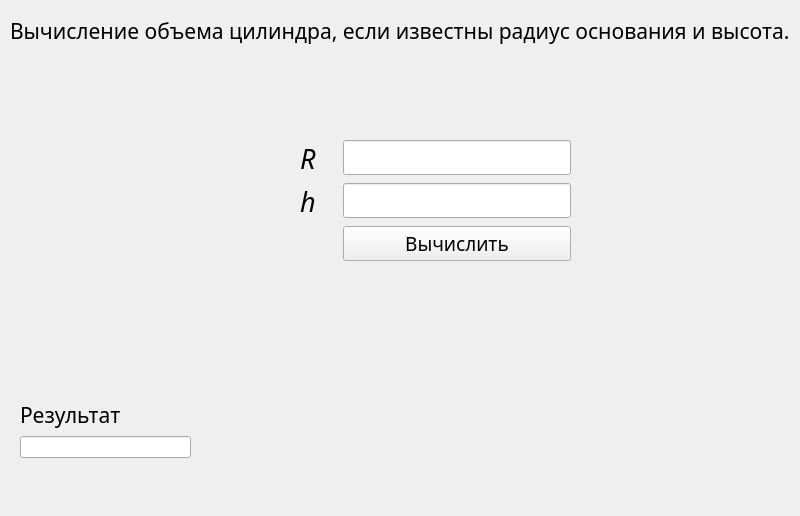
<?xml version="1.0" encoding="UTF-8"?>
<ui version="4.0">
 <class>volume_cylindre_base_radius_h_Window</class>
 <widget class="QMainWindow" name="volume_cylindre_base_radius_h_Window">
  <property name="geometry">
   <rect>
    <x>0</x>
    <y>0</y>
    <width>800</width>
    <height>516</height>
   </rect>
  </property>
  <property name="windowTitle">
   <string>MainWindow</string>
  </property>
  <widget class="QWidget" name="centralwidget">
   <widget class="QLabel" name="volume_cylindre_base_radius_h_label">
    <property name="geometry">
     <rect>
      <x>10</x>
      <y>0</y>
      <width>781</width>
      <height>61</height>
     </rect>
    </property>
    <property name="font">
     <font>
      <family>Source Code Pro</family>
      <pointsize>16</pointsize>
     </font>
    </property>
    <property name="text">
     <string>Вычисление объема цилиндра, если известны радиус основания и высота. </string>
    </property>
    <property name="wordWrap">
     <bool>true</bool>
    </property>
   </widget>
   <widget class="QWidget" name="formLayoutWidget_2">
    <property name="geometry">
     <rect>
      <x>0</x>
      <y>390</y>
      <width>221</width>
      <height>91</height>
     </rect>
    </property>
    <layout class="QFormLayout" name="result_frame">
     <property name="leftMargin">
      <number>20</number>
     </property>
     <property name="topMargin">
      <number>10</number>
     </property>
     <property name="rightMargin">
      <number>30</number>
     </property>
     <property name="bottomMargin">
      <number>0</number>
     </property>
     <item row="0" column="0">
      <widget class="QLabel" name="label">
       <property name="font">
        <font>
         <family>Source Code Pro</family>
         <pointsize>16</pointsize>
        </font>
       </property>
       <property name="text">
        <string>Результат</string>
       </property>
      </widget>
     </item>
     <item row="1" column="0" colspan="2">
      <widget class="QLineEdit" name="result_text">
       <property name="text">
        <string/>
       </property>
      </widget>
     </item>
    </layout>
   </widget>
   <widget class="QLabel" name="img">
    <property name="geometry">
     <rect>
      <x>320</x>
      <y>30</y>
      <width>221</width>
      <height>91</height>
     </rect>
    </property>
    <property name="text">
     <string/>
    </property>
    <property name="pixmap">
     <pixmap>../../../formula9.png</pixmap>
    </property>
    <property name="alignment">
     <set>Qt::AlignmentFlag::AlignCenter</set>
    </property>
   </widget>
   <widget class="QWidget" name="formLayoutWidget">
    <property name="geometry">
     <rect>
      <x>280</x>
      <y>120</y>
      <width>321</width>
      <height>161</height>
     </rect>
    </property>
    <layout class="QFormLayout" name="input_frame">
     <property name="leftMargin">
      <number>20</number>
     </property>
     <property name="topMargin">
      <number>20</number>
     </property>
     <property name="rightMargin">
      <number>30</number>
     </property>
     <property name="bottomMargin">
      <number>20</number>
     </property>
     <item row="2" column="0">
      <widget class="QLabel" name="h_label">
       <property name="font">
        <font>
         <family>Source Code Pro Medium</family>
         <pointsize>20</pointsize>
         <italic>true</italic>
        </font>
       </property>
       <property name="text">
        <string>h   </string>
       </property>
      </widget>
     </item>
     <item row="3" column="1">
      <widget class="QPushButton" name="volume_cylindre_base_radius_h_result_button">
       <property name="font">
        <font>
         <family>Source Code Pro Medium</family>
         <pointsize>14</pointsize>
         <bold>false</bold>
        </font>
       </property>
       <property name="text">
        <string>Вычислить</string>
       </property>
      </widget>
     </item>
     <item row="0" column="1">
      <widget class="QLineEdit" name="R_input">
       <property name="font">
        <font>
         <family>Source Code Pro</family>
         <pointsize>14</pointsize>
         <italic>false</italic>
         <bold>false</bold>
        </font>
       </property>
       <property name="text">
        <string/>
       </property>
      </widget>
     </item>
     <item row="0" column="0">
      <widget class="QLabel" name="R_label">
       <property name="font">
        <font>
         <family>Source Code Pro Medium</family>
         <pointsize>20</pointsize>
         <italic>true</italic>
        </font>
       </property>
       <property name="text">
        <string>R   </string>
       </property>
      </widget>
     </item>
     <item row="2" column="1">
      <widget class="QLineEdit" name="h_input">
       <property name="font">
        <font>
         <family>Source Code Pro</family>
         <pointsize>14</pointsize>
         <italic>false</italic>
         <bold>false</bold>
        </font>
       </property>
       <property name="text">
        <string/>
       </property>
      </widget>
     </item>
    </layout>
   </widget>
  </widget>
 </widget>
 <resources/>
 <connections/>
</ui>
